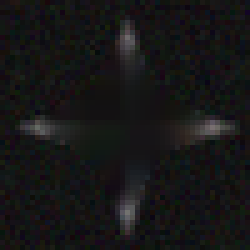
#> input picture case_02_ns_test.png, 50 x 50 px, given in place of cartoon-upload.mp4, which was not available (shown 5 times larger)
$ python temporal_experiment.py
#> lines starting #> are read from the running program, lines starting #| are printed output that depends on the picture
#> further down, f is the input picture: shape (50, 50, 3); mean B, G, R 22.4, 22.2, 22.5
### watermark-backend/logo_target.py
"""
Pixel-based sparkle detection shared by first-frame preview and export.
Handles BOTH white/bright Gemini watermarks AND dark/black Gemini watermarks.
"""
import cv2
import numpy as np


def _make_astroid_template(radius: int, exponent: float = 0.68) -> np.ndarray:
    """Create astroid sparkle template of given radius for template matching."""
    size = 2 * radius + 5
    yy, xx = np.mgrid[-(radius + 2):(radius + 3), -(radius + 2):(radius + 3)]
    shape = np.maximum(0.0, 1.0 - (np.abs(xx) / radius) ** exponent - (np.abs(yy) / radius) ** exponent)
    return np.clip(shape * 6, 0, 1).astype(np.float32)


def _run_template_match(response: np.ndarray, x0: int, y0: int, short: int):
    """
    Match astroid templates against a float response map.
    Returns (score, (abs_x, abs_y, size, size)) or (0, None).
    """
    best = (0.0, None)
    for radius in sorted(set(max(3, round(short * f)) for f in (0.024, 0.030, 0.037, 0.045))):
        for exp in (0.55, 0.68, 0.85):
            tmpl = _make_astroid_template(radius, exp)
            size = tmpl.shape[0]
            if min(response.shape) < size:
                continue
            scores = cv2.matchTemplate(response, tmpl, cv2.TM_CCOEFF_NORMED)
            _, score, _, loc = cv2.minMaxLoc(scores)
            if score > best[0]:
                best = (score, (x0 + loc[0], y0 + loc[1], size, size))
    return best


def detect_target(frame, previous=None):
    """
    Detect the Gemini / Veo sparkle watermark in `frame`.

    Works for BOTH bright/white marks (overlay blending: I = (1-a)*B + a*255)
    and dark/black marks (overlay blending: I = (1-a)*B + a*0).

    Returns (bx, by, bw, bh) bounding box in full-frame coordinates, or None.
    """
    h, w = frame.shape[:2]
#> h = 50; w = 50
    short = min(h, w)
#> short = 50

    if previous:
        x, y, bw, bh = previous
        pad = max(bw, bh)
        x0 = max(0, x - pad)
        y0 = max(0, y - pad)
        x1 = min(w, x + bw + pad)
        y1 = min(h, y + bh + pad)
    else:
        # Initial search: bottom-right quadrant
        x0, y0, x1, y1 = int(w * 0.55), int(h * 0.55), w, h
#> x0 = 27; y0 = 27; x1 = 50; y1 = 50

    crop = frame[y0:y1, x0:x1]
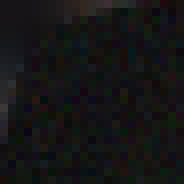
#> crop: shape (23, 23, 3) (shown 8 times larger); mean B, G, R 21.3, 20.9, 21.1
    gray = cv2.cvtColor(crop, cv2.COLOR_BGR2GRAY).astype(np.float32)
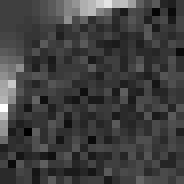
#> gray: shape (23, 23) float32 (shown 8 times larger); min 9, max 57, mean 21; drawn with min black and max white
    sigma = max(2.0, short * 0.018)
#> sigma = 2
    blurred = cv2.GaussianBlur(gray, (0, 0), sigma)
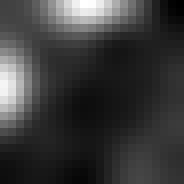
#> blurred: shape (23, 23) float32 (shown 8 times larger); min 17.73, max 30.6, mean 20.7; drawn with min black and max white

    # Bright response: local contrast (white mark appears brighter than surroundings)
    response_bright = gray - blurred  # positive where bright mark exists
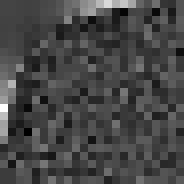
#> response_bright: shape (23, 23) float32 (shown 8 times larger); min -10.96, max 29.69, mean 0.3; drawn with min black and max white

    # Dark response: inverted local contrast (dark mark appears darker than surroundings)
    response_dark = blurred - gray  # positive where dark mark exists
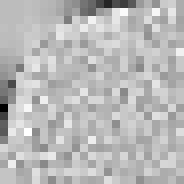
#> response_dark: shape (23, 23) float32 (shown 8 times larger); min -29.69, max 10.96, mean -0.288; drawn with min black and max white

    # Run template match on both responses
    score_b, box_b = _run_template_match(response_bright, x0, y0, short)
#> the loop in _run_template_match, `for radius in sorted(set(max(3, round(short * f)) for f in (0.024, 0.0..` made 1 pass
#> radius on pass 1: 3
#> after the loop in _run_template_match, `for radius in sorted(set(max(3, round(short * f)) for f in (0.024, 0.0..`: best = (0.188, (29, 31, 11, 11))
#> score_b = 0.188; box_b = (29, 31, 11, 11)
    score_d, box_d = _run_template_match(response_dark, x0, y0, short)
#> the loop in _run_template_match (call 2), `for radius in sorted(set(max(3, round(short * f)) for f in (0.024, 0.0..` made 1 pass
#> score_d = 0.251; box_d = (32, 34, 11, 11)

    # Pick best candidate
    if score_b >= score_d:
        best_score, best_box, is_dark_mark = score_b, box_b, False
    else:
        best_score, best_box, is_dark_mark = score_d, box_d, True
#> best_score = 0.251; best_box = (32, 34, 11, 11); is_dark_mark = True

    # Confidence threshold
    min_score = 0.74 if previous else 0.77
    if best_score < min_score or best_box is None:
        return None

    # On initial acquisition (no previous), verify pixel content in center
    if previous is None:
        bx, by, bw, bh = best_box
        cx, cy = bx + bw // 2, by + bh // 2
        core = max(1, min(bw, bh) // 12)
        cy0 = max(0, cy - core)
        cy1 = min(h, cy + core + 1)
        cx0 = max(0, cx - core)
        cx1 = min(w, cx + core + 1)
        center_patch = frame[cy0:cy1, cx0:cx1]
        if center_patch.size == 0:
            return None

        hsv = cv2.cvtColor(center_patch, cv2.COLOR_BGR2HSV)
        mean_v = float(hsv[:, :, 2].mean())
        mean_s = float(hsv[:, :, 1].mean())

        if is_dark_mark:
            # Dark mark: center should be dark (V ≤ 155) and low-saturation (S ≤ 100)
            if mean_v > 155 or mean_s > 100:
                return None
        else:
            # White/bright mark: center should be bright (V ≥ 80) and low-saturation (S ≤ 180)
            if mean_v < 80 or mean_s > 180:
                return None

    return best_box


# [112 lines left out: functions measure_alpha_and_polarity, repair, not called in this run]

### temporal_experiment.py
import sys,cv2,numpy as np,time
from pathlib import Path
sys.path.insert(0,'watermark-backend')
from logo_target import detect_target
from temporal_inpainter import TemporalInpainter,logo_mask
c=cv2.VideoCapture('watermark-backend/cartoon-upload.mp4');frames=[];masks=[];box=None
while True:
 ok,f=c.read()
 if not ok:break
 q=detect_target(f,box)
 if q:box=q
#> (the run stopped early here; a loop or call above may not have finished)
